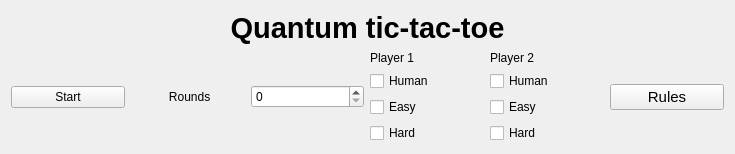
   <widget class="QWidget" name="layoutWidget">
    <property name="geometry">
     <rect>
      <x>90</x>
      <y>20</y>
      <width>735</width>
      <height>150</height>
     </rect>
    </property>
    <layout class="QVBoxLayout" name="topLayout">
     <item>
      <widget class="QLabel" name="titleLabel">
       <property name="font">
        <font>
         <pointsize>22</pointsize>
         <weight>75</weight>
         <bold>true</bold>
        </font>
       </property>
       <property name="frameShape">
        <enum>QFrame::NoFrame</enum>
       </property>
       <property name="text">
        <string>Quantum tic-tac-toe</string>
       </property>
       <property name="textFormat">
        <enum>Qt::AutoText</enum>
       </property>
       <property name="alignment">
        <set>Qt::AlignCenter</set>
       </property>
      </widget>
     </item>
     <item>
      <layout class="QHBoxLayout" name="belowTitleLayout">
       <item>
        <widget class="QPushButton" name="startButton">
         <property name="text">
          <string>Start</string>
         </property>
        </widget>
       </item>
       <item>
        <widget class="QLabel" name="roundsLabel">
         <property name="frameShape">
          <enum>QFrame::NoFrame</enum>
         </property>
         <property name="midLineWidth">
          <number>0</number>
         </property>
         <property name="text">
          <string> Rounds</string>
         </property>
         <property name="alignment">
          <set>Qt::AlignCenter</set>
         </property>
        </widget>
       </item>
       <item>
        <widget class="QSpinBox" name="roundsSpinBox"/>
       </item>
       <item>
        <layout class="QVBoxLayout" name="player1ModeLayout">
         <item>
          <widget class="QLabel" name="player1Label">
           <property name="text">
            <string>Player 1</string>
           </property>
          </widget>
         </item>
         <item>
          <widget class="QCheckBox" name="player1Human">
           <property name="text">
            <string>Human</string>
           </property>
          </widget>
         </item>
         <item>
          <widget class="QCheckBox" name="player1Easy">
           <property name="text">
            <string>Easy</string>
           </property>
          </widget>
         </item>
         <item>
          <widget class="QCheckBox" name="player1Hard">
           <property name="text">
            <string>Hard</string>
           </property>
          </widget>
         </item>
        </layout>
       </item>
       <item>
        <layout class="QVBoxLayout" name="player2ModeLayout">
         <item>
          <widget class="QLabel" name="player2Label">
           <property name="text">
            <string>Player 2</string>
           </property>
          </widget>
         </item>
         <item>
          <widget class="QCheckBox" name="player2Human">
           <property name="text">
            <string>Human</string>
           </property>
          </widget>
         </item>
         <item>
          <widget class="QCheckBox" name="player2Easy">
           <property name="text">
            <string>Easy</string>
           </property>
          </widget>
         </item>
         <item>
          <widget class="QCheckBox" name="player2Hard">
           <property name="text">
            <string>Hard</string>
           </property>
          </widget>
         </item>
        </layout>
       </item>
       <item>
        <widget class="QPushButton" name="rulesButton">
         <property name="font">
          <font>
           <pointsize>11</pointsize>
          </font>
         </property>
         <property name="text">
          <string>Rules</string>
         </property>
        </widget>
       </item>
      </layout>
     </item>
    </layout>
   </widget>
